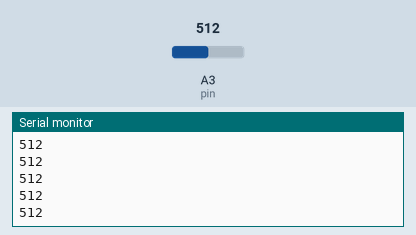
Bench run of a sketch on a simulated Arduino Uno, built with avr-gcc and run on an emulated ATmega328P. Parts: the last lines printed to the serial monitor. Inputs (shaded band) come from the test bench; at power-on: A3 (pin) = 512.

Above: at 1.2 s.
1.3 s: A3 (pin) set to 716
At 1.31 s:
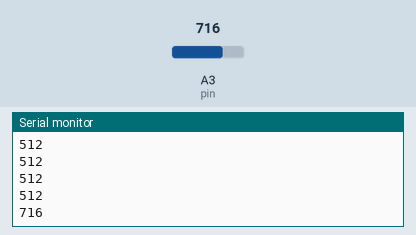
2.8 s: A3 (pin) set to 900
At 2.81 s:
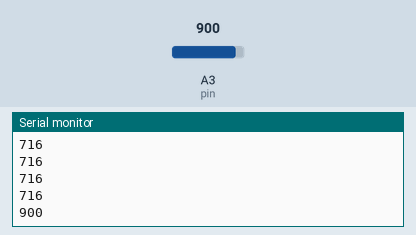
Timing chart, 0 to 5.8 s (numbered marks = the images above; inputs shaded):
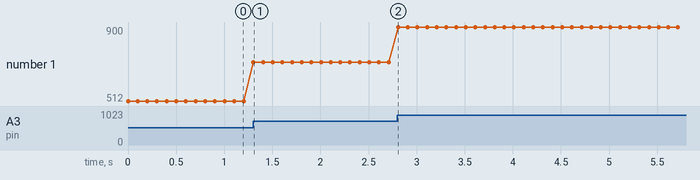

The sketch:

arduino.86ldrserial.ino
```cpp
int dato = 0; //declaracion de dato a leer
int pin = 3;  //pin analogico a usar (tambien puede ser el 4)

void setup() {//funcion setup solo corre una vez

  Serial.begin(9600); //puerto serial a 9600 velocidad

}

void loop() {  //bucle loop se repite siempre

  dato = analogRead(pin); //leer analogico en "pin", guardar en "dato"
  Serial.println(dato);   //salida de "dato" por puerto serial
  delay(100); //retardo de 100 milis para estabilizar la medida

}
```

Measured:
- after the input at 1.3 s, the serial monitor: prints a new line at once (image 1)
- after the input at 2.8 s, the serial monitor: prints a new line at once (image 2)
- plotted number 1: 512 → 716 after the input at 1.3 s, 716 → 900 after the input at 2.8 s
